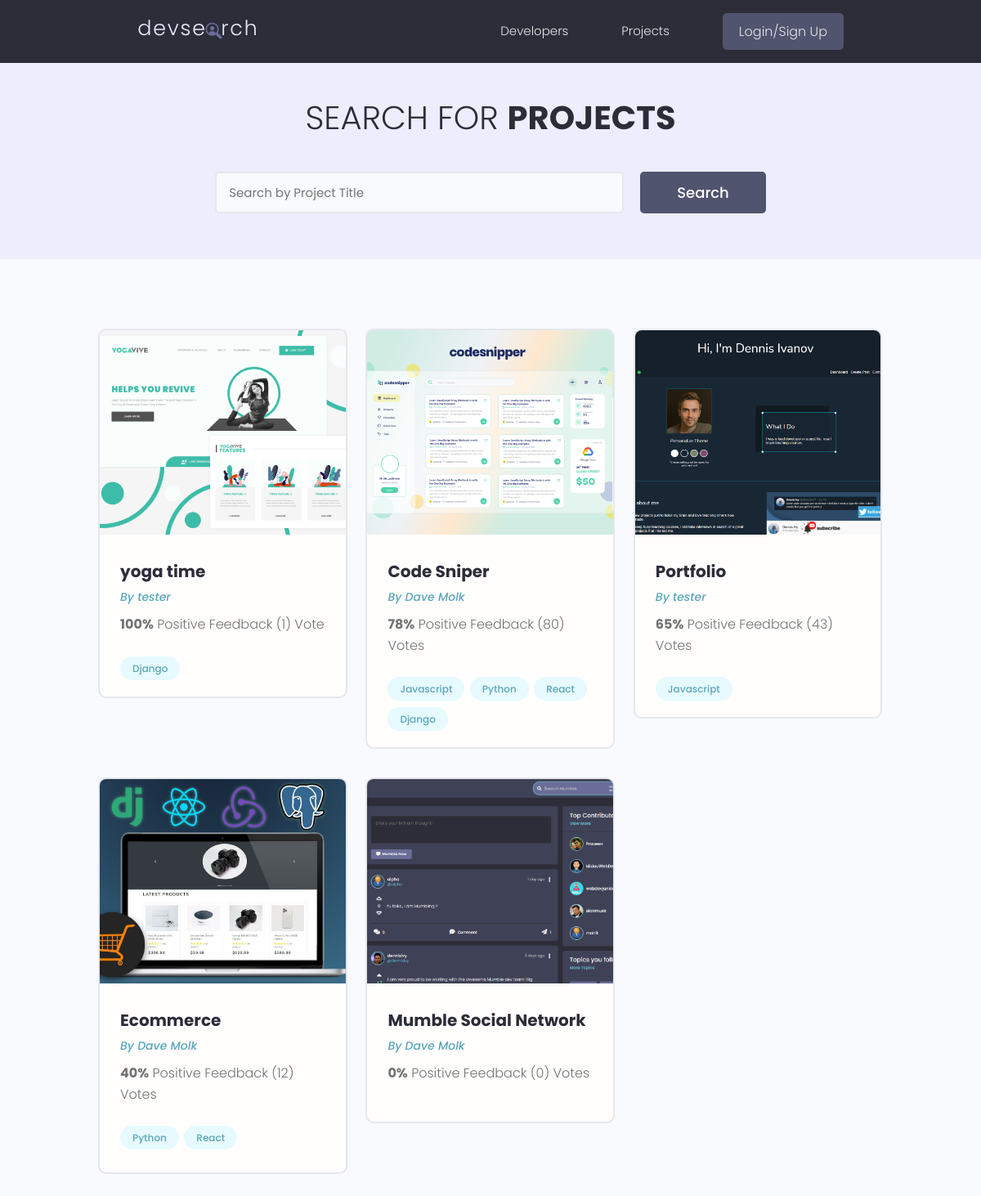
/projects/?page=2, run on an earlier commit of the app's database.
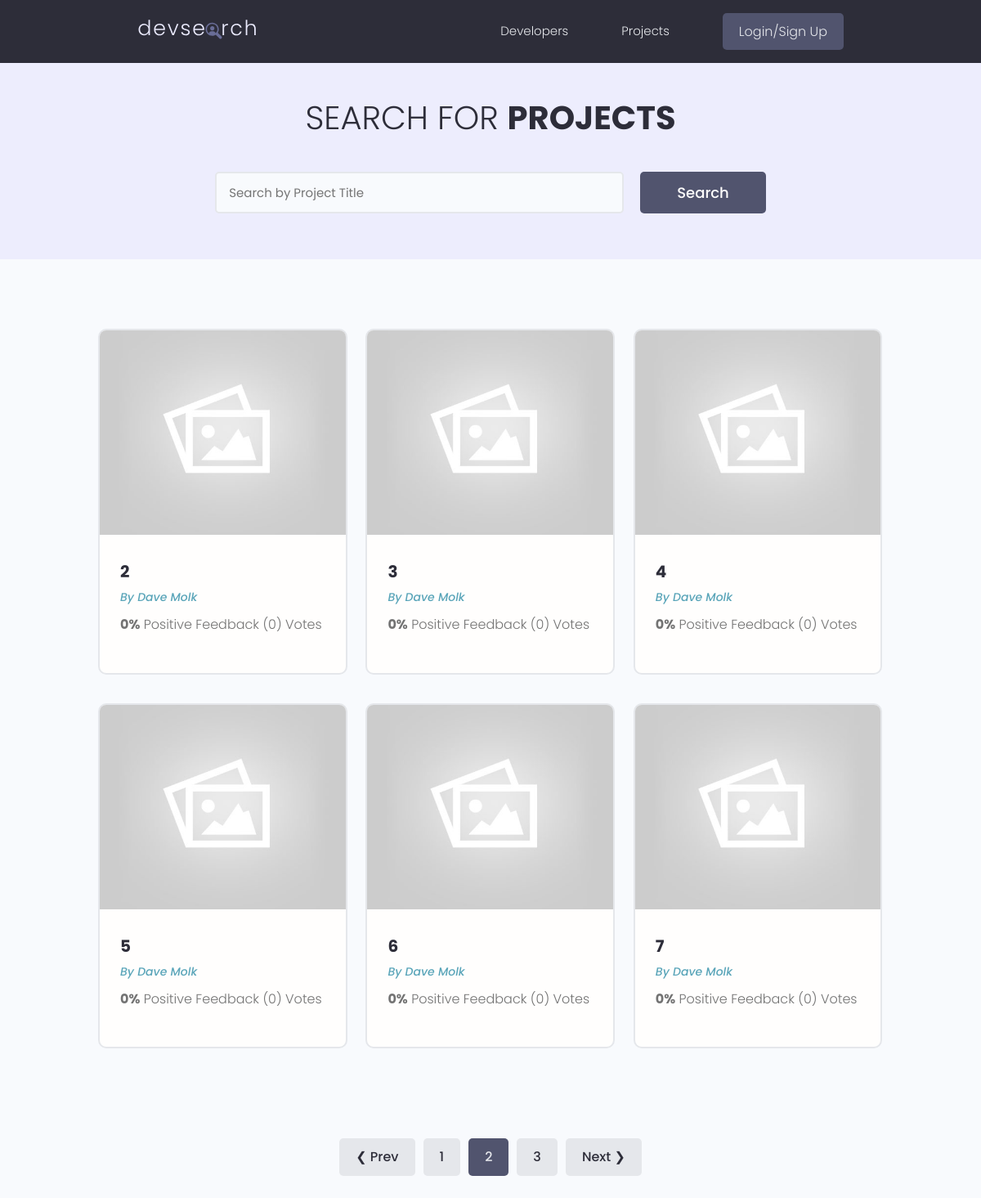
And on a later commit of the database.
### projects/models.py (models this page shows, shortened)
class Project(models.Model):
    owner = models.ForeignKey(Profile, null=True, blank=True, on_delete=models.SET_NULL)
    title = models.CharField(max_length=100)
    description = models.TextField(null=True, blank=True)
    featured_image = models.ImageField(null=True, blank=True, default='default.jpg')
    demo_link = models.CharField(max_length=2000, null=True, blank=True)
    source_link = models.CharField(max_length=2000, null=True, blank=True)
    vote_total = models.IntegerField(default=0, null=True, blank=True)
    vote_ratio = models.IntegerField(default=0, null=True, blank=True)
    tags = models.ManyToManyField('Tag', blank=True)
    created = models.DateTimeField(auto_now_add=True)
    id = models.UUIDField(default=uuid.uuid4, unique=True, primary_key=True, editable=False)
    class Meta:
        ordering = ['-vote_ratio', '-vote_total', 'title']

class Tag(models.Model):
    name = models.CharField(max_length=200)
    created = models.DateTimeField(auto_now_add=True)
    id = models.UUIDField(default=uuid.uuid4, unique=True, primary_key=True, editable=False)
    def __str__(self):
        return self.name

### user/models.py (models this page shows, shortened)
class Profile(models.Model):
    user = models.OneToOneField(
        User, on_delete=models.CASCADE, null=True, blank=True)
    name = models.CharField(max_length=200, blank=True, null=True)
    email = models.EmailField(max_length=500, blank=True, null=True)
    username = models.CharField(max_length=200, blank=True, null=True)
    location = models.CharField(max_length=200, blank=True, null=True)
    short_intro = models.CharField(max_length=200, blank=True, null=True)
    bio = models.TextField(blank=True, null=True)
    profile_image = models.ImageField(
        null=True, blank=True, upload_to='profiles/', default="profiles/user-default.png")
    social_github = models.CharField(max_length=200, blank=True, null=True)
    social_twitter = models.CharField(max_length=200, blank=True, null=True)
    social_linkedin = models.CharField(max_length=200, blank=True, null=True)
    social_youtube = models.CharField(max_length=200, blank=True, null=True)
    social_website = models.CharField(max_length=200, blank=True, null=True)
    created = models.DateTimeField(auto_now_add=True)
    id = models.UUIDField(default=uuid.uuid4, unique=True,
                          primary_key=True, editable=False)

### projects/views.py (the view)
# urls.py: path('projects/', include('projects.urls')),
def projects(request):
    projects, search_query = searchProjects(request)
    custom_range, projects = paginateProjects(request, projects, 6)
    context = {'projects': projects, 'search_query': search_query, 'custom_range': custom_range}
    return render(request, 'projects/projects.html', context)

### projects/utils.py (called while the page is built)
def paginateProjects(request, projects, results):
    page = request.GET.get('page')
    paginator = Paginator(projects, results)
    try:
        projects = paginator.page(page)
    except PageNotAnInteger:
        page = 1
        projects = paginator.page(page)
    except EmptyPage:
        page = paginator.num_pages
        projects = paginator.page(page)
    leftIndex = (int(page) - 4)
    if leftIndex < 1:
        leftIndex = 1
    rightIndex = (int(page) + 5)
    if rightIndex > paginator.num_pages:
        rightIndex = paginator.num_pages + 1
    custom_range = range(leftIndex, rightIndex)
    return custom_range, projects

def searchProjects(request):
    search_query = ''
    if request.GET.get('search_query'):
        search_query = request.GET.get('search_query')
    tags = Tag.objects.filter(name__icontains=search_query)
    projects = Project.objects.distinct().filter(
        Q(title__icontains=search_query) |
        Q(description__icontains=search_query) |
        Q(owner__name__icontains=search_query) |
        Q(tags__in=tags)
    )
    return projects, search_query

### projects/templates/projects/projects.html (shortened to what this page needs)
{% extends 'main.html' %}
{% block content %}
<main class="projects">
    <section class="hero-section text-center">
        <div class="container container--narrow">
            <div class="hero-section__box">
                <h2>Search for <span>Projects</span></h2>
            </div>
            <div class="hero-section__search">
                <form id='searchForm' class="form" action="{% url 'projects' %}" method="get">
                    <div class="form__field">
                        <input class="input input--text" id="formInput#search" type="text" name="search_query"
                            placeholder="Search by Project Title" value="{{search_query}}" />
                    </div>
                    <input class="btn btn--sub btn--lg" type="submit" value="Search" />
                </form>
            </div>
        </div>
    </section>
    <section class="projectsList">
        <div class="container">
            <div class="grid grid--three">
                {% for project in projects %}
                <div class="column">
                    <div class="card project">
                        <a href="{% url 'project' project.id %}" class="project">
                            <img class="project__thumbnail" src="{{ project.featured_image.url }}" alt="project thumbnail" />
                            <div class="card__body">
                                <h3 class="project__title">{{project.title}}</h3>
                                <p><a class="project__author" href="{% url 'user-profile' project.owner.id %}">By
                                        {{project.owner.name}}</a>
                                </p>
                                <p class="project--rating">
                                    <span style="font-weight: bold;">{{project.vote_ratio}}%</span> Positive
                                    Feedback ({{project.vote_total}}) Vote{{project.vote_total|pluralize:"s"}}
                                </p>
                                <div class="project__tags">
                                    {% for tag in project.tags.all %}
                                    <span class="tag tag--pill tag--main">
                                        <small>{{tag}}</small>
                                    </span>
                                    {% endfor %}
                                </div>
                            </div>
                        </a>
                    </div>
                </div>
                {% endfor %}
            </div>
        </div>
    </section>
    {% include 'pagination.html' with queryset=projects custom_range=custom_range %}
</main>
{% endblock %}

What changed in the data, as far as the page shows it:
no longer on this page (row unchanged): Project: featured_image (picture), title "yoga time", owner.name "tester", vote_ratio "100", vote_total "1"
no longer on this page (row unchanged): Tag: name "Django"
no longer on this page (row unchanged): Project: featured_image (picture), title "Code Sniper", owner.name "Dave Molk", vote_ratio "78", vote_total "80"
no longer on this page (row unchanged): Tag: name "Javascript"
no longer on this page (row unchanged): Tag: name "Python"
no longer on this page (row unchanged): Tag: name "React"
no longer on this page (row unchanged): Project: featured_image (picture), title "Portfolio", owner.name "tester", vote_ratio "65", vote_total "43"
no longer on this page (row unchanged): Project: featured_image (picture), title "Ecommerce", owner.name "Dave Molk", vote_ratio "40", vote_total "12"
no longer on this page (row unchanged): Project: featured_image (picture), title "Mumble Social Network", owner.name "Dave Molk", vote_ratio "0", vote_total "0"
added Project: featured_image (placeholder picture), title "2", owner.name "Dave Molk", vote_ratio "0", vote_total "0"
added Project: featured_image (placeholder picture), title "3", owner.name "Dave Molk", vote_ratio "0", vote_total "0"
added Project: featured_image (placeholder picture), title "4", owner.name "Dave Molk", vote_ratio "0", vote_total "0"
added Project: featured_image (placeholder picture), title "5", owner.name "Dave Molk", vote_ratio "0", vote_total "0"
added Project: featured_image (placeholder picture), title "6", owner.name "Dave Molk", vote_ratio "0", vote_total "0"
added Project: featured_image (placeholder picture), title "7", owner.name "Dave Molk", vote_ratio "0", vote_total "0"
Also different on the page:
text now shown: "❮ Prev Next ❯"
new list line: "1"
new list line: "2"
new list line: "3"
